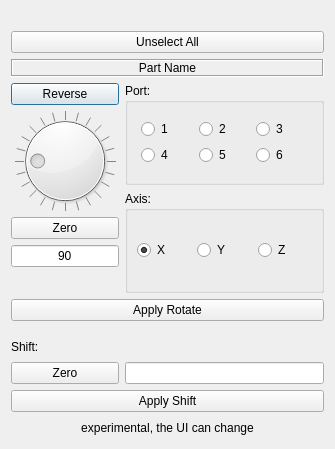
<?xml version="1.0" encoding="UTF-8"?>
<ui version="4.0">
 <class>MoveAroundPanel</class>
 <widget class="QDialog" name="MoveAroundPanel">
  <property name="geometry">
   <rect>
    <x>0</x>
    <y>0</y>
    <width>335</width>
    <height>449</height>
   </rect>
  </property>
  <property name="sizePolicy">
   <sizepolicy hsizetype="Minimum" vsizetype="Preferred">
    <horstretch>0</horstretch>
    <verstretch>0</verstretch>
   </sizepolicy>
  </property>
  <property name="minimumSize">
   <size>
    <width>24</width>
    <height>0</height>
   </size>
  </property>
  <property name="windowTitle">
   <string>Move around</string>
  </property>
  <layout class="QGridLayout" name="gridLayout">
   <item row="20" column="1" colspan="2">
    <widget class="QLabel" name="label">
     <property name="text">
      <string>experimental, the UI can change</string>
     </property>
     <property name="alignment">
      <set>Qt::AlignCenter</set>
     </property>
    </widget>
   </item>
   <item row="3" column="1" colspan="2">
    <widget class="QLabel" name="labelPartName">
     <property name="sizePolicy">
      <sizepolicy hsizetype="Minimum" vsizetype="Fixed">
       <horstretch>0</horstretch>
       <verstretch>0</verstretch>
      </sizepolicy>
     </property>
     <property name="minimumSize">
      <size>
       <width>24</width>
       <height>0</height>
      </size>
     </property>
     <property name="frameShape">
      <enum>QFrame::Box</enum>
     </property>
     <property name="frameShadow">
      <enum>QFrame::Sunken</enum>
     </property>
     <property name="text">
      <string>Part Name</string>
     </property>
     <property name="alignment">
      <set>Qt::AlignCenter</set>
     </property>
    </widget>
   </item>
   <item row="5" column="1">
    <layout class="QVBoxLayout" name="verticalLayout_2">
     <item>
      <widget class="QPushButton" name="buttonReverse">
       <property name="text">
        <string>Reverse</string>
       </property>
      </widget>
     </item>
     <item>
      <widget class="QDial" name="dialDegree">
       <property name="sizePolicy">
        <sizepolicy hsizetype="Minimum" vsizetype="Fixed">
         <horstretch>0</horstretch>
         <verstretch>0</verstretch>
        </sizepolicy>
       </property>
       <property name="minimumSize">
        <size>
         <width>24</width>
         <height>0</height>
        </size>
       </property>
       <property name="layoutDirection">
        <enum>Qt::LeftToRight</enum>
       </property>
       <property name="maximum">
        <number>360</number>
       </property>
       <property name="pageStep">
        <number>15</number>
       </property>
       <property name="value">
        <number>90</number>
       </property>
       <property name="orientation">
        <enum>Qt::Horizontal</enum>
       </property>
       <property name="invertedAppearance">
        <bool>false</bool>
       </property>
       <property name="invertedControls">
        <bool>false</bool>
       </property>
       <property name="wrapping">
        <bool>true</bool>
       </property>
       <property name="notchTarget">
        <double>15.000000000000000</double>
       </property>
       <property name="notchesVisible">
        <bool>true</bool>
       </property>
      </widget>
     </item>
     <item>
      <widget class="QPushButton" name="buttonZeroAngle">
       <property name="text">
        <string>Zero</string>
       </property>
      </widget>
     </item>
     <item>
      <widget class="QLineEdit" name="editDegree">
       <property name="sizePolicy">
        <sizepolicy hsizetype="Minimum" vsizetype="Fixed">
         <horstretch>0</horstretch>
         <verstretch>0</verstretch>
        </sizepolicy>
       </property>
       <property name="minimumSize">
        <size>
         <width>24</width>
         <height>0</height>
        </size>
       </property>
       <property name="text">
        <string>90</string>
       </property>
       <property name="alignment">
        <set>Qt::AlignCenter</set>
       </property>
      </widget>
     </item>
    </layout>
   </item>
   <item row="5" column="2" rowspan="2">
    <layout class="QVBoxLayout" name="verticalLayout">
     <item>
      <widget class="QGroupBox" name="groupBoxPorts">
       <property name="sizePolicy">
        <sizepolicy hsizetype="Preferred" vsizetype="Preferred">
         <horstretch>0</horstretch>
         <verstretch>0</verstretch>
        </sizepolicy>
       </property>
       <property name="maximumSize">
        <size>
         <width>16777215</width>
         <height>16777215</height>
        </size>
       </property>
       <property name="title">
        <string>Port:</string>
       </property>
       <layout class="QVBoxLayout" name="verticalLayout_4">
        <item>
         <layout class="QGridLayout" name="gridLayout_3" rowstretch="0,0" columnstretch="0,0,0" rowminimumheight="0,0" columnminimumwidth="0,0,0">
          <property name="sizeConstraint">
           <enum>QLayout::SetDefaultConstraint</enum>
          </property>
          <property name="leftMargin">
           <number>4</number>
          </property>
          <property name="rightMargin">
           <number>4</number>
          </property>
          <item row="0" column="0">
           <widget class="QRadioButton" name="radioPort1">
            <property name="text">
             <string>1</string>
            </property>
            <attribute name="buttonGroup">
             <string notr="true">buttonGroup</string>
            </attribute>
           </widget>
          </item>
          <item row="0" column="1">
           <widget class="QRadioButton" name="radioPort2">
            <property name="text">
             <string>2</string>
            </property>
            <attribute name="buttonGroup">
             <string notr="true">buttonGroup</string>
            </attribute>
           </widget>
          </item>
          <item row="0" column="2">
           <widget class="QRadioButton" name="radioPort3">
            <property name="text">
             <string>3</string>
            </property>
            <attribute name="buttonGroup">
             <string notr="true">buttonGroup</string>
            </attribute>
           </widget>
          </item>
          <item row="1" column="0">
           <widget class="QRadioButton" name="radioPort4">
            <property name="text">
             <string>4</string>
            </property>
            <attribute name="buttonGroup">
             <string notr="true">buttonGroup</string>
            </attribute>
           </widget>
          </item>
          <item row="1" column="1">
           <widget class="QRadioButton" name="radioPort5">
            <property name="text">
             <string>5</string>
            </property>
            <attribute name="buttonGroup">
             <string notr="true">buttonGroup</string>
            </attribute>
           </widget>
          </item>
          <item row="1" column="2">
           <widget class="QRadioButton" name="radioPort6">
            <property name="text">
             <string>6</string>
            </property>
            <attribute name="buttonGroup">
             <string notr="true">buttonGroup</string>
            </attribute>
           </widget>
          </item>
         </layout>
        </item>
       </layout>
      </widget>
     </item>
     <item>
      <widget class="QGroupBox" name="groupBoxAxis">
       <property name="title">
        <string>Axis:</string>
       </property>
       <layout class="QVBoxLayout" name="verticalLayout_3">
        <item>
         <layout class="QGridLayout" name="gridLayout_4">
          <item row="0" column="2">
           <widget class="QRadioButton" name="radioZ">
            <property name="text">
             <string>Z</string>
            </property>
            <attribute name="buttonGroup">
             <string notr="true">buttonGroup</string>
            </attribute>
           </widget>
          </item>
          <item row="0" column="0">
           <widget class="QRadioButton" name="radioX">
            <property name="text">
             <string>X</string>
            </property>
            <property name="checked">
             <bool>true</bool>
            </property>
            <attribute name="buttonGroup">
             <string notr="true">buttonGroup</string>
            </attribute>
           </widget>
          </item>
          <item row="0" column="1">
           <widget class="QRadioButton" name="radioY">
            <property name="text">
             <string>Y</string>
            </property>
            <attribute name="buttonGroup">
             <string notr="true">buttonGroup</string>
            </attribute>
           </widget>
          </item>
         </layout>
        </item>
       </layout>
      </widget>
     </item>
    </layout>
   </item>
   <item row="19" column="1" colspan="2">
    <widget class="QPushButton" name="buttonApplyShift">
     <property name="text">
      <string>Apply Shift</string>
     </property>
    </widget>
   </item>
   <item row="18" column="2">
    <widget class="QLineEdit" name="editShift">
     <property name="alignment">
      <set>Qt::AlignRight|Qt::AlignTrailing|Qt::AlignVCenter</set>
     </property>
    </widget>
   </item>
   <item row="18" column="1">
    <widget class="QPushButton" name="buttonZeroLength">
     <property name="text">
      <string>Zero</string>
     </property>
    </widget>
   </item>
   <item row="7" column="1" colspan="2">
    <widget class="QPushButton" name="buttonApplyRotate">
     <property name="text">
      <string>Apply Rotate</string>
     </property>
    </widget>
   </item>
   <item row="17" column="1">
    <widget class="QLabel" name="label_2">
     <property name="text">
      <string>Shift:</string>
     </property>
    </widget>
   </item>
   <item row="1" column="1" colspan="2">
    <widget class="QLabel" name="labelInstructions">
     <property name="sizePolicy">
      <sizepolicy hsizetype="Minimum" vsizetype="Fixed">
       <horstretch>0</horstretch>
       <verstretch>0</verstretch>
      </sizepolicy>
     </property>
     <property name="minimumSize">
      <size>
       <width>24</width>
       <height>0</height>
      </size>
     </property>
     <property name="text">
      <string/>
     </property>
     <property name="alignment">
      <set>Qt::AlignCenter</set>
     </property>
    </widget>
   </item>
   <item row="2" column="1" colspan="2">
    <widget class="QPushButton" name="buttonUnselectAll">
     <property name="text">
      <string>Unselect All</string>
     </property>
    </widget>
   </item>
   <item row="8" column="1" colspan="2">
    <spacer name="verticalSpacer">
     <property name="orientation">
      <enum>Qt::Vertical</enum>
     </property>
     <property name="sizeType">
      <enum>QSizePolicy::Fixed</enum>
     </property>
     <property name="sizeHint" stdset="0">
      <size>
       <width>20</width>
       <height>10</height>
      </size>
     </property>
    </spacer>
   </item>
  </layout>
  <zorder>labelPartName</zorder>
  <zorder>buttonApplyShift</zorder>
  <zorder>label</zorder>
  <zorder>buttonApplyRotate</zorder>
  <zorder>buttonZeroLength</zorder>
  <zorder>editShift</zorder>
  <zorder>label_2</zorder>
  <zorder>labelInstructions</zorder>
  <zorder>buttonUnselectAll</zorder>
  <zorder>verticalSpacer</zorder>
 </widget>
 <resources/>
 <connections/>
 <slots>
  <slot>onApplyClicked()</slot>
  <slot>onAxisRadioSelected()</slot>
  <slot>onPortRadioSelected()</slot>
  <slot>onReverseClicked()</slot>
  <slot>onEditDegreeChanged()</slot>
  <slot>onDialDegreeChanged()</slot>
 </slots>
 <buttongroups>
  <buttongroup name="buttonGroup"/>
 </buttongroups>
</ui>
